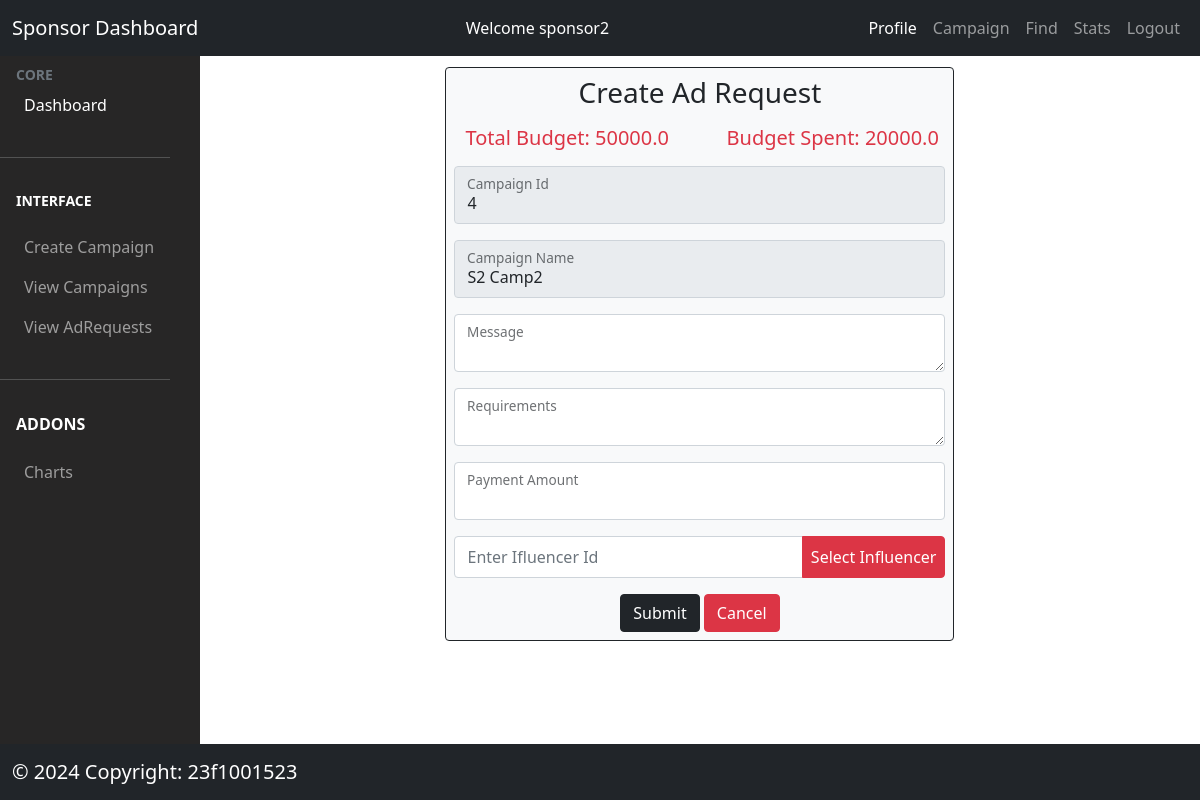
Screenshot of /sponsor/adrequest/4 (signed in) with the database file from the repository.
### models/model.py (models this page shows, shortened)
class Campaign(db.Model):
  __tablename__ = 'campaigns'
  campaign_id = db.Column(db.Integer, autoincrement=True, primary_key=True)
  name = db.Column(db.String(200), nullable=False)
  description = db.Column(db.String(500), nullable=False)
  start_date = db.Column(db.String(200), nullable=False)
  end_date = db.Column(db.String(200), nullable=False)
  budget = db.Column(db.Float, nullable=False)
  visibility = db.Column(db.String(200), nullable=False)
  goals = db.Column(db.String(200), nullable=False)
  status = db.Column(db.String(200), nullable=False)  #active or inactive
  sponsor_id = db.Column(db.String(200),
                         db.ForeignKey("sponsors.sponsor_id"),
                         nullable=False)
  adrequests = db.relationship("AdRequest", backref="campaign", lazy=True)
  create_date = db.Column(db.DateTime, default=datetime.now(timezone.utc))
  expiry = db.Column(db.String(100), nullable=False)  # campaign expiry date

### controllers/sponsor.py (the view, shortened to what this page needs)
@app.route('/sponsor/adrequest/<id>', methods=['GET', 'POST'])
@login_required_sponsor
def adrequest(id):
  campaign = Campaign.query.filter_by(campaign_id=id).first()
  used_budget = 0
  campaigns = Campaign.query.filter_by(campaign_id=id).first()
  influencers = Influencer.query.all()
  for adrequest in campaigns.adrequests:
    used_budget += adrequest.payment_amount
  return render_template('/sponsor/adrequest.html',
                         campaign=campaign,
                         influencers=influencers,
                         used_budget=used_budget)

### controllers/usermanager.py (called while the page is built)
def login_required_sponsor(func):
  @wraps(func)
  def wrapper_sponsor(*args, **kwargs):
    if session.get('loggedin') is None or session['user_type'] != 'sponsor':
      flash('You need to login first')
      return redirect(url_for('login'))
    return func(*args, **kwargs)
  return wrapper_sponsor

### templates/sponsor/adrequest.html (shortened to what this page needs)
{% extends '/sponsor/sponsor_dashboard.html' %}
{% block content %}
<div class="row justify-content-center mt-2">
  <div class="col-md-6 bg-light border border-dark rounded p-2">
      <h3 class='text-center mb-3'>Create Ad Request</h3>
    <div class='row'>
      <div class='col ms-9'><h5 class='text-center text-danger'>Total Budget: {{campaign.budget}}</h5></div>
      <div class='col ms-3'><h5 class='text-center text-danger mb-3'>Budget Spent: {{used_budget}}</h5></div></div>
      <form  action='/sponsor/adrequest/{{campaign.campaign_id}}' method='POST'>
        <div  class="form-floating mb-3">
          <input type="text" class="form-control" id="campaign_id" name='campaign_id' value="{{campaign.campaign_id}}" disabled>
          <label for="campaign_id" class="form-label text-dark" >Campaign Id</label>
        </div>
        <div  class="form-floating mb-3">
          <input type="text" class="form-control" id="name" name='name' value="{{campaign.name}}" disabled>
          <label for="name" class="form-label text-dark">Campaign Name</label>
        </div>
        <div  class="form-floating mb-3">
          <textarea type="text" class="form-control" id="message" name='message' required></textarea>
          <label for="message" class="form-label text-dark">Message</label>
        </div>
        <div  class="form-floating mb-3">
          <textarea type="text" class="form-control" id="requirements" name='requirements' required></textarea>
          <label for="requirements" class="form-label text-dark">Requirements</label>
        </div>
        <div  class="form-floating mb-3">
          <input type="number" class="form-control" id="payment_amount" name='payment_amount'>
          <label for="payment_amount" class="form-label text-dark">Payment Amount</label>
        </div>
        {% if campaign. visibility=="Private"%}
          <div class="input-group">
              <input type="text" class="form-control" id="influencer_id" placeholder="Enter Ifluencer Id" name="influencer_id" required>
            <button type="button" class="btn btn-danger p-2" data-bs-toggle="modal" data-bs-target="#searchInfluencerId">
            Select Influencer
            </button>
          </div>
        {% endif %}
        <div class='text-center mt-3'>
        <button type="submit" class="btn btn-dark">Submit</button>
        <a class="btn btn-danger" href='/sponsor/campaign/show' class="btn btn-danger text-white">Cancel</a></div>
      </form>
  </div>
</div>
{% endblock %}

### templates/sponsor/sponsor_dashboard.html (shortened to what this page needs)
<!doctype html>
<html lang="en">
  <head>
    {% block head %}
     <link rel="stylesheet" href="/static/css/style.css">
    <link href="https://cdn.jsdelivr.net/npm/bootstrap@5.0.2/dist/css/bootstrap.min.css" rel="stylesheet">
    {% endblock %}
  </head>
  <body>
    <div class="parent">
      <div class="header">
        <nav class="navbar navbar-expand-lg navbar-dark bg-dark">
          <div class="container-fluid">
            <a class="navbar-brand" href="/sponsor/dashboard">Sponsor Dashboard</a>
            <div class="collapse navbar-collapse" id="navbarSupportedContent">
              <ul  class="navbar-nav ms-auto mb-2 mb-lg-0">
                <li>
                  <a class="nav-link active" href="/sponsor/campaign"> Welcome {{session['user_id']}}</a>
                </li>
              </ul>
              <ul class="navbar-nav ms-auto mb-2 mb-lg-0">
                <li class="nav-item">
                  <a class="nav-link active"  href="/sponsor/profile">Profile</a>
                </li>
                <li class="nav-item">
                  <a class="nav-link" href="/sponsor/campaign/show">Campaign</a>
                </li>
                <li class="nav-item">
                  <a class="nav-link" href="/sponsor/find">Find</a>
                </li>
                <li class="nav-item">
                  <a class="nav-link" href="/sponsor/stats">Stats</a>
                </li>
                <li class="nav-item dropdown">
                    <a class="nav-link" href="/logout">Logout</a>
                </li>
              </ul>
            </div>
          </div>
        </nav>
      </div>
      <div class="aside">
        <nav class="navbar navbar-dark">
            <ul class="navbar-nav navbar-expand-md">
            <li>
              <div class="text-muted small fw-bold text-uppercase px-3">
                CORE
              </div>
            </li>
            <li>
              <a href="/sponsor/dashboard" class="nav-link px-3 active">
                <span>Dashboard</span>
              </a>
            </li>
            <li class="my-4"><hr class="dropdown-divider bg-light" /></li>
            <li>
              <div class="small fw-bold text-uppercase px-3 mb-3">
                Interface
              </div>
            </li>
              <li>
                <a class="nav-link px-3 sidebar-link"
                 href="/sponsor/campaign">
                  <span>Create Campaign</span>
                </a>
              </li>
            <li>
              <a class="nav-link px-3 sidebar-link"
               href="/sponsor/campaign/show">
                <span>View Campaigns</span>
              </a>
            </li>
              <li>
                <a href="/sponsor/campaign/show" class="nav-link px-3">
                  <span>View AdRequests</span>
                </a>
              </li>
            <li class="my-4"><hr class="dropdown-divider bg-light" /></li>
            <li>
              <div class="fw-bold text-uppercase px-3 mb-3">
                Addons
              </div>
            </li>
            <li>
              <a href="/sponsor/stats" class="nav-link px-3">
                <span>Charts</span>
              </a>
            </li>
          </ul>
        </nav>
      </div>
      <div class="main">
          {% block content %}
        {% endblock %}
      </div>
      <div class="footer">
        <nav class="navbar fixed-bottom bg-dark navbar-dark">
          <div class="container-fluid">
            <a class="navbar-brand me-auto" href="#">&copy 2024 Copyright: 23f1001523</a>
          </div>
        </nav>
      </div>
    </div>
  </body>
</html>

### static/css/style.css (style rules this page uses)
.parent { display: grid; height: 100vh; grid-template-areas: "head head" "aside main" "foot foot"; grid-template-columns: 0.2fr 1fr; grid-template-rows: auto 1fr auto; overflow:auto; }
.header { grid-area: head; color: white; position: -webkit-sticky; position: sticky; top: 0; z-index:99; }
.aside { grid-area: aside; background-color: #272626; color: white; }
.main { grid-area: main; background-color: white; margin: 3px; overflow:auto; }
.footer { grid-area: foot; background-color: black; color: white; }

### rows the page displays
Campaign: user_id "sponsor2", budget "50000.0", campaign_id "4", name "S2 Camp2"

### other values shown
{{ used_budget }} "20000.0"
